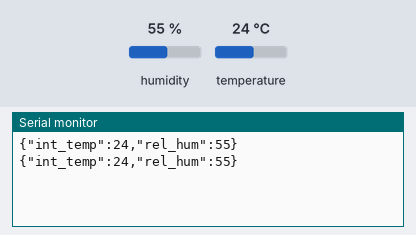
This sketch was run on a simulated Arduino Uno, built with avr-gcc and run on an emulated ATmega328P. On the bench: the last lines printed to the serial monitor. The inputs (shaded band) are chosen by the test bench; at power-on: humidity 55 %, temperature 24 °C.

Above: at 1.8 s.
1.9 s: humidity set to 22 %
At 2.9 s:
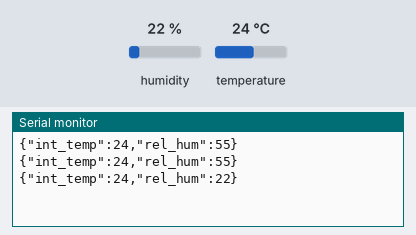
3.4 s: temperature set to 12 °C
At 4.7 s:
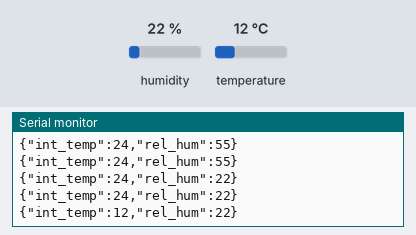
4.9 s: humidity set to 40 %
At 5.7 s:
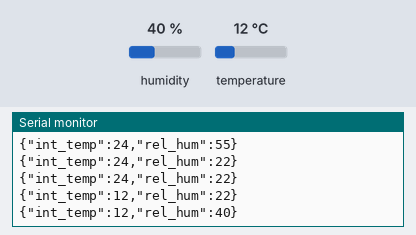
Timing chart, 0 to 7.9 s (numbered marks = the images above; inputs shaded):
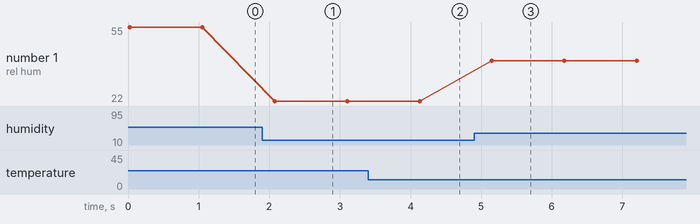

Measured:
- after the input at 1.9 s, the serial monitor: prints a new line after 0.18 s (image 1)
- after the input at 3.4 s, the serial monitor: prints a new line after 0.73 s (image 2)
- after the input at 4.9 s, the serial monitor: prints a new line after 0.25 s (image 3)
- plotted number 1: 55 → 22 after the input at 1.9 s, 22 → 40 after the input at 4.9 s

The sketch:

getinfo.ino
```cpp
#include "Wire.h"
#include <ArduinoJson.h>

#define DS3231_I2C_ADDRESS 0x68

#include <dht.h>

dht DHT;

#define DHT11_PIN 7

// Convert decimal number to binary
byte decToBcd(byte val) {
  return ((val / 10 * 16) + (val % 10));
}

// Convert binary number to decimal
byte bcdToDec(byte val) {
  return ((val / 16 * 10) + (val % 16));
}

// For the initial setup of the time on the clock
// dayofweek is a number from 1 - 7 - not currently being used
// year is a 2 digit number (assumed prefix is 20)
void setTime(byte second, byte minute, byte hour, byte dayofweek, byte day, byte month, byte year) {
  Wire.beginTransmission(DS3231_I2C_ADDRESS);
  Wire.write(0);
  Wire.write(decToBcd(second));
  Wire.write(decToBcd(minute));
  Wire.write(decToBcd(hour));
  Wire.write(decToBcd(dayofweek));
  Wire.write(decToBcd(day));
  Wire.write(decToBcd(month));
  Wire.write(decToBcd(year));
  Wire.endTransmission();
}

// Read the current time from the clock
void readTime(byte *second, byte *minute, byte *hour, byte *dayofweek, byte *day, byte *month, byte *year) {
  Wire.beginTransmission(DS3231_I2C_ADDRESS);
  // set DS3231 register pointer to 00h
  Wire.write(0);
  Wire.endTransmission();
  Wire.requestFrom(DS3231_I2C_ADDRESS, 7);
  // request seven bytes of data from DS3231 starting from register 00h
  *second = bcdToDec(Wire.read() & 0x7f);
  *minute = bcdToDec(Wire.read());
  *hour = bcdToDec(Wire.read() & 0x3f);
  *dayofweek = bcdToDec(Wire.read());
  *day = bcdToDec(Wire.read());
  *month = bcdToDec(Wire.read());
  *year = bcdToDec(Wire.read());
}

// Get the datetime as a String - format is YYYYMMDDHHMMSS
String getDateTime() {
  byte second, minute, hour, day, dayofweek, month, year;
  // retrieve data from DS3231
  readTime(&second, &minute, &hour, &dayofweek, &day, &month, &year);
  // Build up the datetime string
  String datetime = "20" + String(year, DEC);
  if (month < 10) {
    datetime += "0";
  }
  datetime += String(month, DEC);
  if (day < 10) {
    datetime += "0";
  }
  datetime += String(day, DEC);
  if (hour < 10) {
    datetime += "0";
  }
  datetime += String(hour, DEC);
  if (minute < 10) {
    datetime += "0";
  }
  datetime += String(minute, DEC);
  if (second < 10) {
    datetime += "0";
  }
  datetime += String(second, DEC);
  return datetime;
}

void sendjson(float Temp, float hum){//, String time){
  StaticJsonDocument<200> doc;
  doc["int_temp"] = Temp;
  doc["rel_hum"] = hum;
 // doc["Temp"] = Temp;
  Serial.println();
  serializeJson(doc, Serial);
}


void setup() {
  Wire.begin();
  Serial.begin(9600);
  // set the initial time here
}

void loop() { //Run Forever
  int chk = DHT.read11(DHT11_PIN);
  sendjson(DHT.temperature,DHT.humidity);//,getDateTime());
  delay(1000);  // every second
}
```
